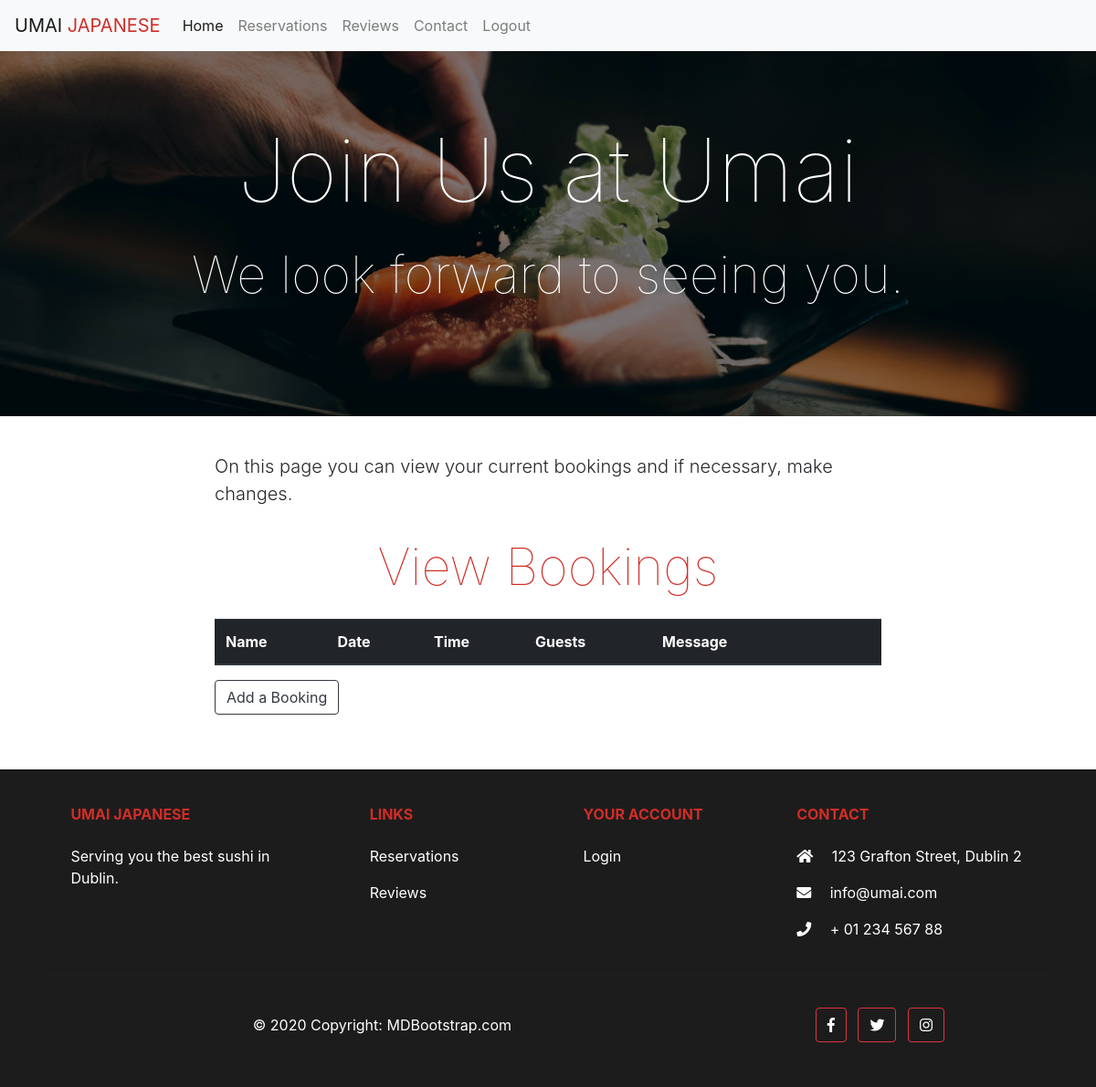
The page /view_booking (signed in) on the database as committed earlier.
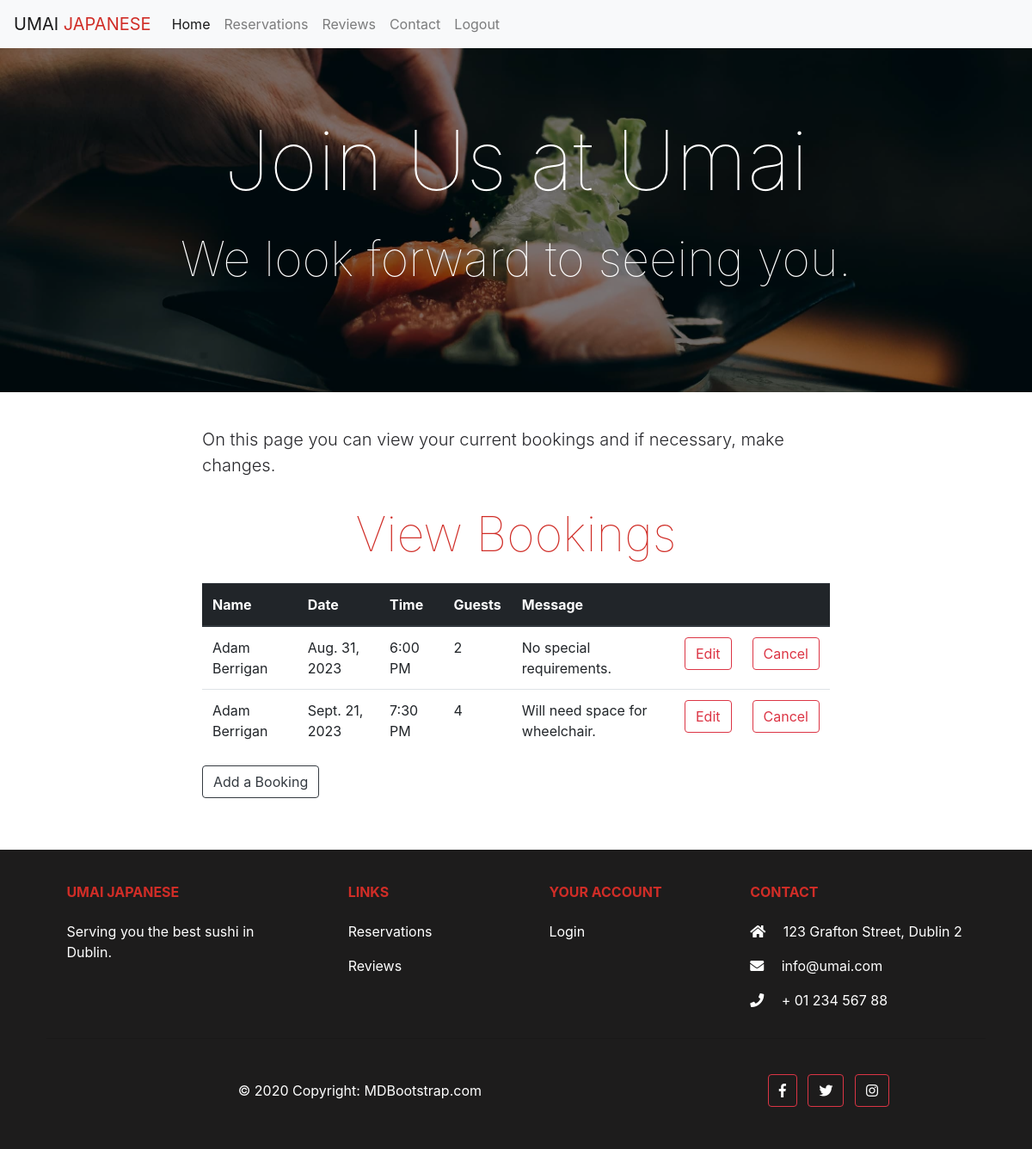
The same page on the database as committed later.
### restaurant/models.py (models this page shows, shortened)
class Booking(models.Model):
    name = models.CharField(max_length=50)
    email = models.EmailField()
    phone = models.CharField(max_length=50)
    guests = models.IntegerField(default='1')
    date = models.DateField(default=datetime.now)
    time = models.CharField(max_length=10, choices=TIMES, default="3 PM")
    message = models.TextField()
    created_by = models.ForeignKey(User, on_delete=models.CASCADE, null=True)

### restaurant/views.py (the view)
# urls.py: path('view_booking', views.view_booking, name='view_booking'),
@login_required(login_url="accounts/login")
def view_booking(request):
    bookings = Booking.objects.filter(created_by=request.user)
    context = {
        'bookings': bookings
        }
    return render(request, 'view_booking.html', context)

### templates/view_booking.html
{% extends 'base.html' %}
{% block content %}
{% load crispy_forms_tags %}
<div class="container-fluid hero-image-booking">
  <div class="opaque-overlay">&nbsp;</div>
    <div class="row">
            <div class="col-12">
                <section class="jumbotron text-center">
                    <h1 class="display-1 text-white">Join Us at Umai</h1>
                    <p class="display-4 text-white">We look forward to seeing you.</p>
                </section>
            </div>
    </div>
</div>
<div class="container container-padding">
    <div class="row">
      <div class="col-md-8 mt-3 offset-md-2">
        <p class="lead">On this page you can view your current bookings and if necessary, make changes.</p>
      </div>
    </div>
    {% if user.is_authenticated %}
    <div class="row">
      <div class="col-md-8 mt-3 offset-md-2">
        <h1 class="display-4">View Bookings</h1>
          <table class="table">
            <thead class="thead-dark">
              <tr>
                <th scope="col">Name</th>
                <th scope="col">Date</th>
                <th scope="col">Time</th>
                <th scope="col">Guests</th>
                <th scope="col">Message</th>
                <th scope="col"></th>
                <th scope="col"></th>
              </tr>
            </thead>
        {% for booking in bookings %}
        <tr>
          <td>{{ booking.name }}</td>
          <td>{{ booking.date }}</td>
          <td>{{ booking.time }}</td>
          <td>{{ booking.guests }}</td>
          <td>{{ booking.message }}</td>
          <td><a href="edit/{{ booking.id }}"><button class="btn btn-outline-danger">Edit</button></a></td>
          <td><a href="delete/{{ booking.id }}"><button class="btn btn-outline-danger">Cancel</button></a></td>
        </tr>
        {% endfor %}
        </table>
        <a href = "add_booking" class="btn btn-outline-dark">Add a Booking</a>
      </div>
    </div>
    {% endif %}
</div>
{%endblock%}

### templates/base.html (shortened to what this page needs)
{% load static %}
<!DOCTYPE html>
<html lang="en">
  <head>
      <link rel="stylesheet" href="https://maxcdn.bootstrapcdn.com/bootstrap/4.1.3/css/bootstrap.min.css">
      <link rel="stylesheet" href="https://use.fontawesome.com/releases/v5.6.1/css/all.css">
      <link rel="stylesheet" href="{% static 'css/style.css' %}">
  </head>
    <body class="d-flex flex-column h-100 main-bg">
        <nav class="navbar navbar-expand-sm navbar-light bg-light">
            <a class="navbar-brand" href="#">UMAI <span class="red-brand">JAPANESE</span></a>
            <div class="collapse navbar-collapse" id="navbarNav">
              <ul class="navbar-nav">
                <li class="nav-item active">
                  <a class="nav-link" href={% url 'home' %}>Home <span class="sr-only">(current)</span></a>
                </li>
                <li class="nav-item">
                  <a class="nav-link" href={% url 'view_booking' %}>Reservations</a>
                </li>
                <li class="nav-item">
                    <a class="nav-link" href={% url 'review' %}>Reviews</a>
                  </li>
                <li class="nav-item">
                  <a class="nav-link" href={% url 'contact' %}>Contact</a>
                </li>
                  {% if user.is_authenticated %}
                  <li class="nav-item">
                      <a class="nav-link" href="{% url 'account_logout' %}">Logout</a>
                  </li>
                  {% endif %}
              </ul>
            </div>
          </nav>
            {% block content %}
            {% endblock content %}
    <footer class="footer text-left text-lg-start text-white">
      <div class="container p-4 pb-0">
        <section class="">
          <div class="row">
            <div class="col-md-3 col-lg-3 col-xl-3 mx-auto mt-3">
                <h6 class="red-brand text-uppercase mb-4 font-weight-bold">UMAI Japanese</h6>
              <p>
                Serving you the best sushi in Dublin.
              </p>
            </div>
            <div class="col-md-2 col-lg-2 col-xl-2 mx-auto mt-3">
              <h6 class="red-brand text-uppercase mb-4 font-weight-bold">Links</h6>
              <p>
                <a class="text-white" href="{% url 'view_booking' %}">Reservations</a>
              </p>
              <p>
                <a class="text-white" href="{% url 'review' %}">Reviews</a>
              </p>
            </div>
            <div class="col-md-3 col-lg-2 col-xl-2 mx-auto mt-3">
                <h6 class="red-brand text-uppercase mb-4 font-weight-bold">Your Account</h6>
              <p>
                <a class="text-white" href="{% url 'account_login' %}">Login</a>
              </p>
            </div>
            <div class="col-md-4 col-lg-3 col-xl-3 mx-auto mt-3">
                <h6 class="red-brand text-uppercase mb-4 font-weight-bold">Contact</h6>
              <p><i class="fas fa-home mr-3"></i> 123 Grafton Street, Dublin 2</p>
              <p><i class="fas fa-envelope mr-3"></i> info@umai.com</p>
              <p><i class="fas fa-phone mr-3"></i> + 01 234 567 88</p>
            </div>
          </div>
        </section>
        <hr class="my-3">
        <section class="p-3 pt-0">
          <div class="row d-flex align-items-center">
            <div class="col-md-7 col-lg-8 text-center text-md-start">
              <div class="p-3">
                © 2020 Copyright:
                <a class="text-white" href="https://mdbootstrap.com/"
                   >MDBootstrap.com</a>
                  </div>
            </div>
            <div class="col-md-5 col-lg-4 ml-lg-0 text-center text-md-end">
              <a class="btn btn-outline-danger btn-floating m-1 text-white" role="button"><i class="fab fa-facebook-f"></i></a>
              <a class="btn btn-outline-danger btn-floating m-1 text-white" role="button"><i class="fab fa-twitter"></i></a>
              <a class="btn btn-outline-danger btn-floating m-1 text-white" role="button"><i class="fab fa-instagram"></i></a>
            </div>
          </div>
        </section>
      </div>
    </footer>
</body>
</html>

### static/css/style.css (style rules this page uses)
body { background-color: #ffffff; }
.jumbotron { background-color: transparent; }
.opaque-overlay { position: absolute; top: 0; left: 0; height: 100%; width: 100%; background-color: rgba(0, 0, 0, 0.5); }
.hero-image-booking { height: 50vh; background: url('../images/sushi2.jpg') no-repeat center; -webkit-background-size: cover; -moz-background-size: cover; -o-background-size: cover; background-size: cover; display: flex; align-items: center; justify-content: center; position: relative; }
.red-brand { color: #d02d27; }
h1 { font-weight: 300; text-align: center; color: #d02d27; padding-bottom: 2%; }
.display-1 { font-weight: 100; }
.display-4 { font-weight: 100; }
.lead { color: #28282c; }
.container-padding { padding-top: 2%; padding-bottom: 5%; }
.footer { bottom: 0; width: 100%; background-color: #1d1c1c; }

Rows that differ between the two databases and show on the page:
added Booking: name "Adam Berrigan", date "Aug. 31, 2023", time "6:00 PM", guests "2", message "No special requirements."
added Booking: name "Adam Berrigan", date "Sept. 21, 2023", time "7:30 PM", guests "4", message "Will need space for wheelchair."
